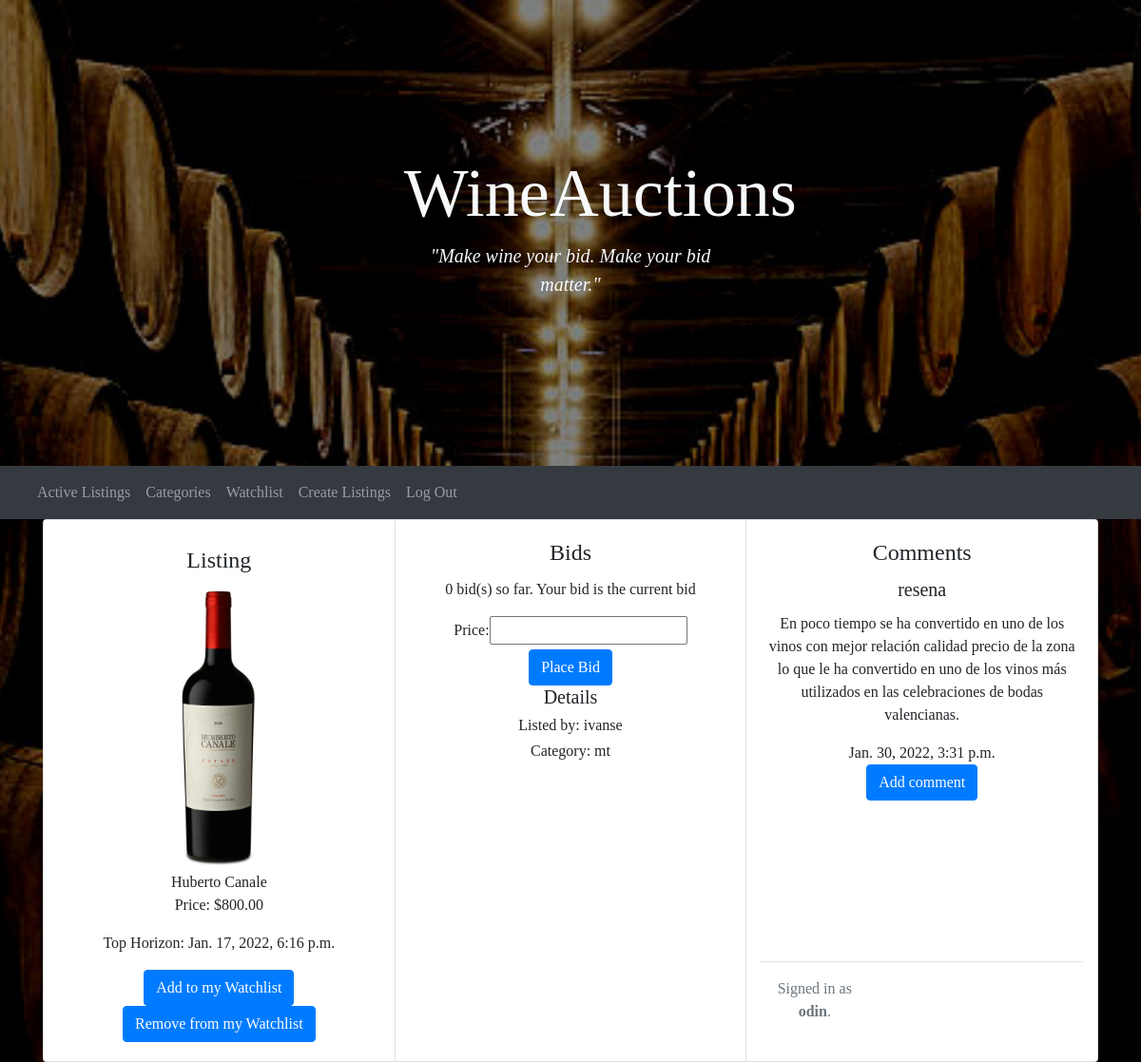
The page /listing/5 (signed in) on the database its author committed.
### auctions/models.py (models this page shows)
class listing(models.Model):
    item = models.CharField(max_length=255)
    description = models.CharField(max_length=255, blank=True)
    price = models.DecimalField(max_digits=10, decimal_places=2)
    category = models.CharField(max_length=67, choices=dicCategorie)
    tophorizon = models.DateTimeField(auto_now_add=True, blank=True)
    owner = models.ForeignKey(
        User, on_delete=models.CASCADE, related_name="owners")
    bid = models.ManyToManyField(bid, blank=True, related_name="bid")
    comments = models.ManyToManyField(
        comment, blank=True, related_name="comments")
    photo = models.ImageField(
        upload_to='static/media/', null=True, blank=True)
    closed = models.BooleanField(default=False)

class User(AbstractUser):
    pass

class comment(models.Model):
    title = models.CharField(max_length=25, default="")
    comment = models.CharField(max_length=255)
    time = models.DateTimeField(auto_now_add=True, blank=True)

### auctions/views.py (the view)
# urls.py: path("listing/<int:id>", views.listings_view, name="listing"),
@login_required
def listings_view(request, id):
    listing_ = listing.objects.get(pk=id)
    if request.method == "POST":
        user = User.objects.get(username=request.user)
        if request.POST.get("button") == "Watchlist":
            if not user.watchlist.filter(listing=listing_):
                watchlist = watchlist()
                watchlist.user = user
                watchlist.listing = listing_
                watchlist.save()
            else:
                user.watchlist.filter(listing=listing_).delete()
            return HttpResponseRedirect(reverse('listing', args=(listing_.id,)))
        if not listing_.closed:
            if request.POST.get("button") == "Close":
                listing_.closed = True
                listing_.save()
            else:
                bid = listing_.bid.all()
                if user.username != listing_.owner.username:  # no es el dueno
                    if price <= listing_.price:
                        return render(request, "auctions/listing.html", {
                            "listing": listing_,
                            "form": bid_form(),
                            "message": "Your bid has a wrong amount."
                        })
                    form_ = bid_form(request.POST)
                    if form_.is_valid():
                        bid_ = form_.save(commit=False)
                        bid_.user = user
                        bid_.save()
                        listing_.bid.add(bid_)
                        listing_.price = price
                        listing_.save()
                    else:
                        return render(request, 'auctions/listing.html', {
                            "form": form
                        })
                else:  # es el dueno
                    return render(request, "auctions/listing.html", {
                        "listing": listing_,
                        "form": bid_form(),
                        "message": "Owners cannot make bids!"
                    })
        return HttpResponseRedirect(reverse('listing', args=(listing_.id,)))
    else:
        return render(request, "auctions/listing.html", {
            "listing": listing_,
            "form": bid_form(),
            "message": ""
        })

### auctions/forms.py
class bid_form(ModelForm):
    class Meta:
        model = bid
        fields = ["price"]

### auctions/templates/auctions/listing.html (shortened to what this page needs)
{% extends 'auctions/layout.html' %}
{% block body %}
<div class="container">
  <div class="card-group">
    <div class="card" style="width: 18rem;">
      <div class="card-body">
        <div class="card-title">
          <h4>Listing</h4>
        </div>
        <img src="{{ listing.photo.url }}" alt="image" style="width: 300px; height: auto">
        <div class="card-text">{{ listing.description }}</div>
        <p class="card-text">Price: ${{ listing.price }}</p>
        <p class="card-text">Top Horizon: {{ listing.tophorizon }}
        <form action="{% url 'add_watchlist' listing.id %}" method="POST">
          <button type="submit" name="button" class="btn btn-primary" value="Watchlist">Add to my Watchlist</button>
          <button type="submit" name="button" class="btn btn-primary" value="RWatchlist">Remove from my Watchlist</button>
        </form>
      </div>
    </div>
    <div class="card" style="width: 18rem;">
      <form action="{% url 'listing' listing.id %}" method="POST">
        <div class="card-body">
          <div class="card-title"><h4>Bids</h4></div>
          <p class="card-text">{{ listing.bid.count }} bid(s) so far. Your bid is the current bid</p>
          {{ form }}
          <input type="submit" name="button" class="btn btn-primary" value="Place Bid">
          <h5>Details</h5>
          <h6>Listed by: {{ listing.owner }}</h6>
          <h6>Category: {{ listing.category }}</h6>
        </div>
      </form>
    </div>
    <div class="card" style="width: 18rem;">
      <div class="card-body">
        <div class="card-title"><h4>Comments</h4></div>
        {% for comment in listing.comments.all %}
        <div class="card-title">
          <h5>
            {{ comment.title }}
          </h5>
        </div>
        <div class="card-text">
          <p>{{ comment.comment }}</p>
          <h7>{{ comment.time }}</h7>
        </div>
        {% endfor %}
        <form action="{% url 'comment' listing.id %}" method="POST">
          <button type="submit" name="button" class="btn btn-primary" value="Comment">Add comment</button>
        </form>
        {% endblock %}

### auctions/templates/auctions/layout.html (shortened to what this page needs)
{% load static %}
<!DOCTYPE html>
<html lang="en">
<head>
  <link rel="stylesheet" href="https://stackpath.bootstrapcdn.com/bootstrap/4.4.1/css/bootstrap.min.css"
>
  <link href="{% static 'auctions/styles.css' %}" rel="stylesheet">
</head>
<body>
  <div class="position-relative overflow-hidden p-3 p-md-5 m-md-3 text-center ">
    <div class="col-md-5 p-lg-5 mx-auto my-5">
      <h1 class="display-3 fw-normal text-light">WineAuctions </h1>
      <p class="lead fw-normal"><i class="fas fa-wine-bottle text-light">"Make wine your bid. Make your bid matter."</i>
      </p>
    </div>
  </div>
  <nav class="navbar navbar-expand-sm navbar-dark bg-dark" aria-label="Third navbar example">
    <div class="container-fluid">
      <div class="collapse navbar-collapse" id="navbarsExample03">
        <ul class="navbar-nav me-auto mb-2 mb-sm-0">
          <li class="nav-item">
            <a class="nav-link" href="{% url 'index' %}">Active Listings</a>
          </li>
          <li class="nav-item">
            <a class="nav-link" href="{% url 'categories' %}">Categories</a>
          </li>
          <li class="nav-item">
            <a class="nav-link" href="{% url 'watchlist' %}">Watchlist</a>
          </li>
          <li class="nav-item">
            <a class="nav-link" href="{% url 'create_listings' %}">Create Listings</a>
          </li>
          {% if user.is_authenticated %}
          <li class="nav-item">
            <a class="nav-link" href="{% url 'logout' %}">Log Out</a>
          </li>
          {% endif %}
        </ul>
      </div>
    </div>
  </nav>
  <div class="container-fluid justify-content-center">
    {% block body %}
    {% endblock %}
  </div>
  <div class="container">
    <footer class="d-flex flex-wrap justify-content-between align-items-center py-3 my-4 border-top">
      <div class="col-md-4 d-flex align-items-center">
        <span class="text-muted">{% if user.is_authenticated %}
          Signed in as <strong>{{ user.username }}</strong>.
          {% else %}
          Not signed in.
          {% endif %}</span>
      </div>
    </footer>
  </div>
</body>
</html>

### auctions/static/auctions/styles.css (style rules this page uses)
html,body { height: 100%; width: 100%; }

### rows shown on the page
listing: photo (picture), description "Huberto Canale", price "800.00", tophorizon "Jan. 17, 2022, 6:16 p.m.", bid.count "0", owner "ivanse", category "mt"
comment: title "resena", comment "En poco tiempo se ha convertido en uno de los vinos con mejor relación calidad precio de la zona lo que le ha convertido en uno de los vinos más utilizados en las celebraciones de bodas valencianas.", time "Jan. 30, 2022, 3:31 p.m."
User: username "odin"
